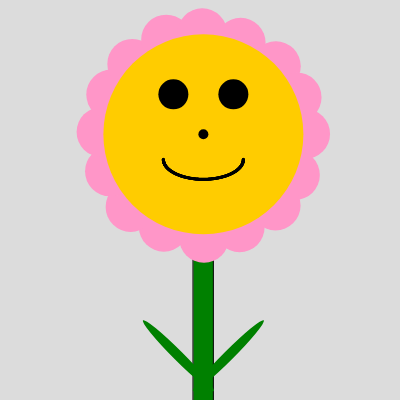
Frame 1 (no input)
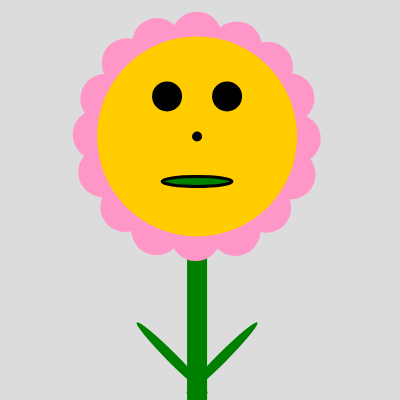
Frame 60 (no input)
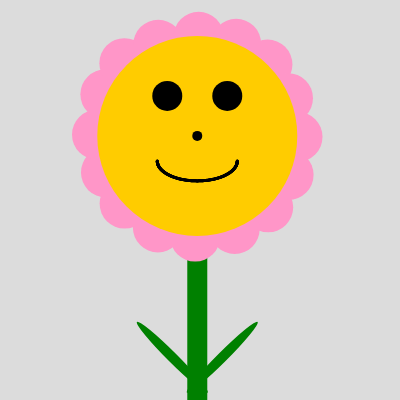
Frame 120 (the mouse pressed at the canvas centre since frame 60)

The p5.js sketch that drew these frames (run headless with seeded random() and noise() and a simulated clock; from frame 60 on, the mouse is pressed at the canvas centre):

// p5.js sketch
// ── sketch.js
let smileX = 200;
  let smileY = 200;




function setup() {
  createCanvas(400, 400);
  
}

function draw() {
  background(220);

  // Use Perlin noise to create a gentle swaying motion for the whole flower
  // The noise() function returns values between 0 and 1.
  // We map these to a small range to create a subtle movement.
  let windX = map(noise(frameCount * 0.01), 0, 1, -10, 10);
  let windY = map(noise(frameCount * 0.01 + 1000), 0, 1, -5, 5); // Use a different offset for y-noise

  drawFlower(width / 2 + windX, height / 3 + windY, 100, 16); // Apply wind effect to flower position
}

function drawFlower(x, y, radius, petalCount) {
  fill('green');
  rect(x-10,y,20, 400);
  fill(255, 150, 200); // Petal color
  noStroke();
  let angleStep = TWO_PI / petalCount;

  for (let i = 0; i < petalCount; i++) {
    // Add a small, individual flutter to each petal using noise()
    // By including 'i' in the noise function, each petal gets a unique movement
    let petalFlutterX = map(noise(frameCount * 0.02 + i), 0, 1, -5, 5);
    let petalFlutterY = map(noise(frameCount * 0.02 + i + 2000), 0, 1, -5, 5);

    let angle = i * angleStep;
    let petalX = x + cos(angle) * radius + petalFlutterX;
    let petalY = y + sin(angle) * radius + petalFlutterY;

    circle(petalX, petalY, radius / 2); // Petal shape
  }
  
  
  fill(255, 204, 0); // Center color
  
  ellipse(x, y, 200); // Flower center
  
  fill('green');
  push();
  translate(x - 25, y + 80); 
  rotate(radians(45));
  ellipse(100,100,100,10);
  
  pop();
  
  push();
  translate(x + 25, y + 80); 
  scale(-1,1);
  rotate(radians(45));
  ellipse(100,100,100,10);
  
 pop();
  
  // --- SMILE (Corrected) ---
  
  // 1. Set the stroke color and weight for the smile points
  stroke('black');
  strokeWeight(3);
  
  // 2. Make the smile smaller so it fits on the face
  let smileAmplitude = 40; 
  let smileYOffset = 25; // Move smile down from the absolute center

  // 3. Loop and draw points RELATIVE to x and y
  if (frameCount %120 < 60){
  for (let i = 0; i <= PI; i += 0.01) {
    let smileX = x + smileAmplitude * cos(i);
    let smileY = y + smileYOffset + (smileAmplitude/2) * sin(i); // Use a smaller vertical amplitude
    point(smileX, smileY);
  }
  } else ellipse(x, y+smileYOffset+ (smileAmplitude/2), 70,10);
  
    noStroke();
    fill(0);
    ellipse(x,y, 10, 10);
    ellipse(x-30, y-40, 30,30);
  ellipse(x+30, y-40, 30,30);
}
